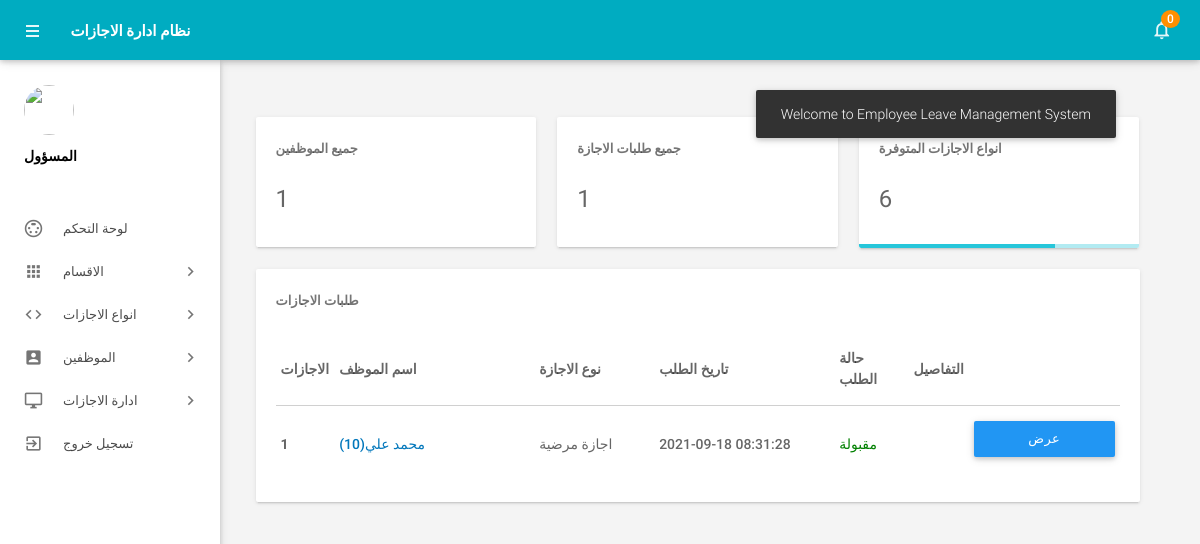
Screenshot of /admin/dashboard.php (signed in) with the database file from the repository.
### tables this page shows
CREATE TABLE `tblleaves` (
  `id` int(11) NOT NULL,
  `LeaveType` varchar(110) NOT NULL,
  `ToDate` varchar(120) NOT NULL,
  `FromDate` varchar(120) NOT NULL,
  `Description` mediumtext NOT NULL,
  `PostingDate` timestamp NOT NULL DEFAULT current_timestamp(),
  `AdminRemark` mediumtext DEFAULT NULL,
  `AdminRemarkDate` varchar(120) DEFAULT NULL,
  `Status` int(1) NOT NULL,
  `IsRead` int(1) NOT NULL,
  `empid` int(11) DEFAULT NULL
);

CREATE TABLE `tblemployees` (
  `id` int(11) NOT NULL,
  `EmpId` varchar(100) NOT NULL,
  `FirstName` varchar(150) NOT NULL,
  `LastName` varchar(150) NOT NULL,
  `EmailId` varchar(200) NOT NULL,
  `Password` varchar(180) NOT NULL,
  `Gender` varchar(100) NOT NULL,
  `Dob` varchar(100) NOT NULL,
  `Department` varchar(255) NOT NULL,
  `Address` varchar(255) NOT NULL,
  `City` varchar(200) NOT NULL,
  `Country` varchar(150) NOT NULL,
  `Phonenumber` char(11) NOT NULL,
  `Status` int(1) NOT NULL,
  `RegDate` timestamp NOT NULL DEFAULT current_timestamp()
);

### admin/dashboard.php (the view, shortened to what this page needs)
<?php
include('includes/config.php');
if(strlen($_SESSION['alogin'])==0)
    {
header('location:index.php');
}
else{
?>
<!DOCTYPE html>
<html lang="en">
    <head>
        <link type="text/css" rel="stylesheet" href="../assets/plugins/materialize/css/materialize.min.css"/>
        <link href="../assets/plugins/metrojs/MetroJs.min.css" rel="stylesheet">
        <link href="../assets/plugins/weather-icons-master/css/weather-icons.min.css" rel="stylesheet">
        <link href="../assets/css/alpha.min.css" rel="stylesheet" type="text/css"/>
        <link href="../assets/css/custom.css" rel="stylesheet" type="text/css"/>
    </head>
    <body>
           <?php include('includes/header.php');?>
       <?php include('includes/sidebar.php');?>
            <main class="mn-inner">
                <div class="middle-content">
                    <div class="row no-m-t no-m-b">
                    <div class="col s12 m12 l4">
                        <div class="card stats-card">
                            <div class="card-content">
                                <span class="card-title">جميع الموظفين</span>
                                <span class="stats-counter">
<?php
$sql = "SELECT id from tblemployees";
$query = $dbh -> prepare($sql);
$query->execute();
$empcount=$query->rowCount();
?>
                                    <span class="counter"><?php echo htmlentities($empcount);?></span></span>
                            </div>
                            <div id="sparkline-bar"></div>
                        </div>
                    </div>
                        <div class="col s12 m12 l4">
                        <div class="card stats-card">
                            <div class="card-content">
                                <span class="card-title">جميع طلبات الاجازة </span>
    <?php
$sql = "SELECT id from tblleaves";
$query = $dbh -> prepare($sql);
$query->execute();
$dptcount=$query->rowCount();
?>
                                <span class="stats-counter"><span class="counter"><?php echo htmlentities($dptcount);?></span></span>
                            </div>
                            <div id="sparkline-line"></div>
                        </div>
                    </div>
                    <div class="col s12 m12 l4">
                        <div class="card stats-card">
                            <div class="card-content">
                                <span class="card-title"> انواع الاجازات المتوفرة</span>
                                    <?php
$sql = "SELECT id from  tblleavetype";
$query = $dbh -> prepare($sql);
$query->execute();
$leavtypcount=$query->rowCount();
?>
                                <span class="stats-counter"><span class="counter"><?php echo htmlentities($leavtypcount);?></span></span>
                            </div>
                            <div class="progress stats-card-progress">
                                <div class="determinate" style="width: 70%"></div>
                            </div>
                        </div>
                    </div>
                </div>
                    <div class="row no-m-t no-m-b">
                        <div class="col s12 m12 l12">
                            <div class="card invoices-card">
                                <div class="card-content">
                                    <span class="card-title">طلبات الاجازات</span>
                             <table id="example" class="display responsive-table ">
                                    <thead>
                                        <tr>
                                            <th>الاجازات</th>
                                            <th width="200">اسم الموظف</th>
                                            <th width="120">نوع الاجازة</th>
                                             <th width="180">تاريخ الطلب </th>
                                            <th>حالة الطلب</th>
                                            <th align="center">التفاصيل</th>
                                        </tr>
                                    </thead>
                                    <tbody>
<?php $sql = "SELECT tblleaves.id as lid,tblemployees.FirstName,tblemployees.LastName,tblemployees.EmpId,tblemployees.id,tblleaves.LeaveType,tblleaves.PostingDate,tblleaves.Status from tblleaves join tblemployees on tblleaves.empid=tblemployees.id order by lid desc limit 6";
$query = $dbh -> prepare($sql);
$query->execute();
$results=$query->fetchAll(PDO::FETCH_OBJ);
$cnt=1;
if($query->rowCount() > 0)
{
foreach($results as $result)
{
      ?>
                                        <tr>
                                            <td> <b><?php echo htmlentities($cnt);?></b></td>
                                              <td><a href="editemployee.php?empid=<?php echo htmlentities($result->id);?>" target="_blank"><?php echo htmlentities($result->FirstName." ".$result->LastName);?>(<?php echo htmlentities($result->EmpId);?>)</a></td>
                                            <td><?php echo htmlentities($result->LeaveType);?></td>
                                            <td><?php echo htmlentities($result->PostingDate);?></td>
                                                                       <td><?php $stats=$result->Status;
if($stats==1){
                                             ?>
                                                 <span style="color: green">مقبولة</span>
                                                 <?php } if($stats==2)  { ?>
                                                <span style="color: red">غير مقبولة</span>
                                                 <?php } if($stats==0)  { ?>
 <span style="color: blue">قيد الانتظار</span>
 <?php } ?>
                                             </td>
          <td>
           <td><a href="leave-details.php?leaveid=<?php echo htmlentities($result->lid);?>" class="waves-effect waves-light btn blue m-b-xs"  >عرض التفاصيل</a></td>
                                    </tr>
                                         <?php $cnt++;} }?>
                                    </tbody>
                                </table>
                                </div>
                            </div>
                        </div>
                    </div>
                </div>
            </main>
        </div>
    </body>
</html>
<?php } ?>

### rows the page displays
tblleaves: tblemployees.FirstName+LastName "محمد علي", tblemployees.EmpId "10", LeaveType "اجازة مرضية", PostingDate "2021-09-18 08:31:28", Status "مقبولة"

### other values shown
$unreadcount "0"
$empcount "1"
$dptcount "1"
$leavtypcount "6"
